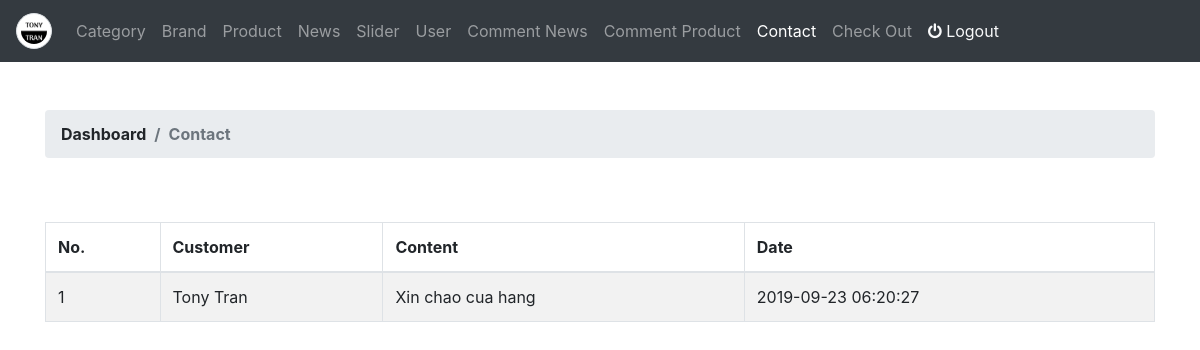
The app's page /admin/contact/index (signed in) with its own data.
### tables this page shows
CREATE TABLE `contacts` (
  `id` int(10) UNSIGNED NOT NULL,
  `customer_id` int(10) UNSIGNED NOT NULL,
  `message` text NOT NULL,
  `create_at` timestamp NOT NULL DEFAULT CURRENT_TIMESTAMP
);

CREATE TABLE `customers` (
  `id` int(11) UNSIGNED NOT NULL,
  `user_id` int(11) UNSIGNED NOT NULL,
  `name` varchar(255) NOT NULL,
  `address` text NOT NULL,
  `phone` varchar(255) NOT NULL,
  `create_at` timestamp NOT NULL DEFAULT CURRENT_TIMESTAMP,
  `update_at` timestamp NULL DEFAULT NULL ON UPDATE CURRENT_TIMESTAMP
);

### controllers/ContactController.php (called while the page is built, shortened)
<?php
class ContactController
{
	private $contact;
	private $customer;
	public function __construct()
	{
		$this->contact = new Contact();
		$this->customer = new Customer();
	}
	public function index()
    {
    	$contact = $this->contact->all();
    	$customer = $this->customer->all();
    	require_once '../views/admin/header.php';
 		require_once '../views/admin/contact/list.php';
 		require_once '../views/admin/footer.php';
    }
}
?>

### models/Connection.php (called while the page is built, shortened)
<?php
class Connection
{
	public function __construct()
	{
		$this->connect = $this->connect();
	}
	private function connect()
	{
		$servername = "localhost";
		$dbname = "ecommerce_php";
		$username = "root";
		$password = "";
		try {
			$connect = new PDO("mysql:host=$servername; dbname=$dbname", $username, $password);
			$connect->setAttribute(PDO::ATTR_ERRMODE, PDO::ERRMODE_EXCEPTION);
		} catch (Exception $e) {
			echo $e->getMessage();
		}
		return $connect;
	}
}
?>

### models/Model.php (called while the page is built, shortened)
<?php
require_once 'Connection.php';
class Model extends Connection
{
	protected $table;
	public function all()
	{
		$data = array();
		$query = "SELECT * FROM ".$this->table;
		$stmt = $this->connect->prepare($query);
		if($stmt->execute())
		{
			$result = $stmt->fetchAll();
			foreach ($result as $row) {
				$data[] = $row;
			}
			return $data;
		}
		return false;
	}
}
?>

### views/admin/contact/list.php (the view)
<div class="container">
    <div class="row mt-5 font-weight-bolder">
        <div class="col-12">
            <nav aria-label="breadcrumb">
                <ol class="breadcrumb">
                    <li class="breadcrumb-item">Dashboard</li>
                    <li class="breadcrumb-item active" aria-current="page">Contact</li>
                </ol>
            </nav>
        </div>
    </div>
    <div class="row mt-5">
        <div class="col-12">
             <table class="table table-striped table-bordered">
                <thead>
                    <tr>
                        <th>No.</th>
                        <th>Customer</th>
                        <th>Content</th>
                        <th>Date</th>
                    </tr>
                </thead>
                <tbody>
                    <?php
                    if(count($contact) > 0)
                        {
                        $index = 0;
                        foreach ($contact as $con) {
                            $index++;
                    ?>
                    <tr>
                        <td><?= $index ?></td>
                        <td>
                        <?php
                        foreach ($customer as $cus) {
                            if($cus['id'] == $con['customer_id'])
                            {
                                if($cus['name'] == '')
                                {
                                    echo 'Anonymous';
                                }
                                else
                                {
                                    echo $cus['name'];
                                }
                            }
                        }
                        ?>
                        </td>
                        <td><?= $con['message'] ?></td>
                        <td><?= $con['create_at'] ?></td>
                    </tr>
                    <?php
                        }
                    }
                    else
                    {
                    ?>
                    <tr>
                        <td>Not Data</td>
                    </tr>
                    <?php
                    }
                    ?>
                </tbody>
            </table>
        </div>
    </div>
</div>

### records on screen
contacts: message "Xin chao cua hang", create_at "2019-09-23 06:20:27"
customers: name "Tony Tran"
